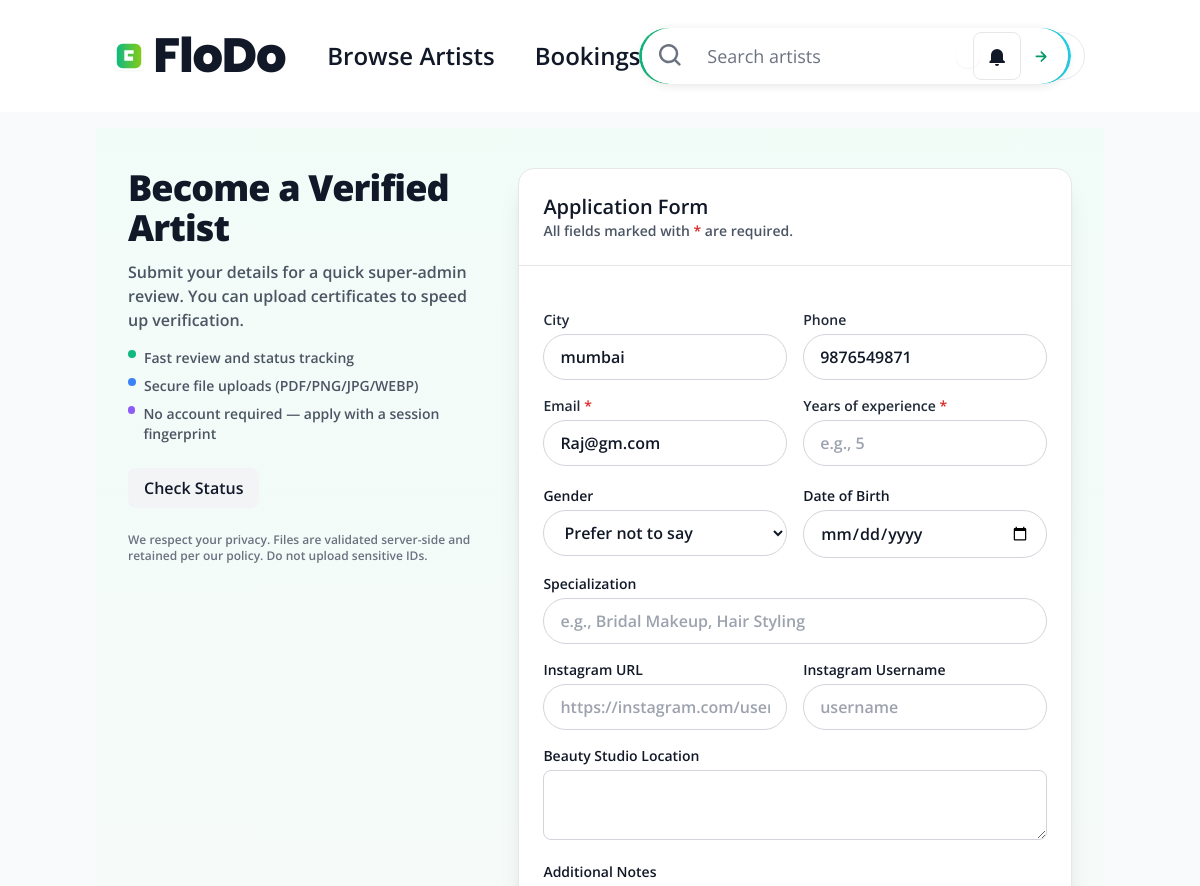
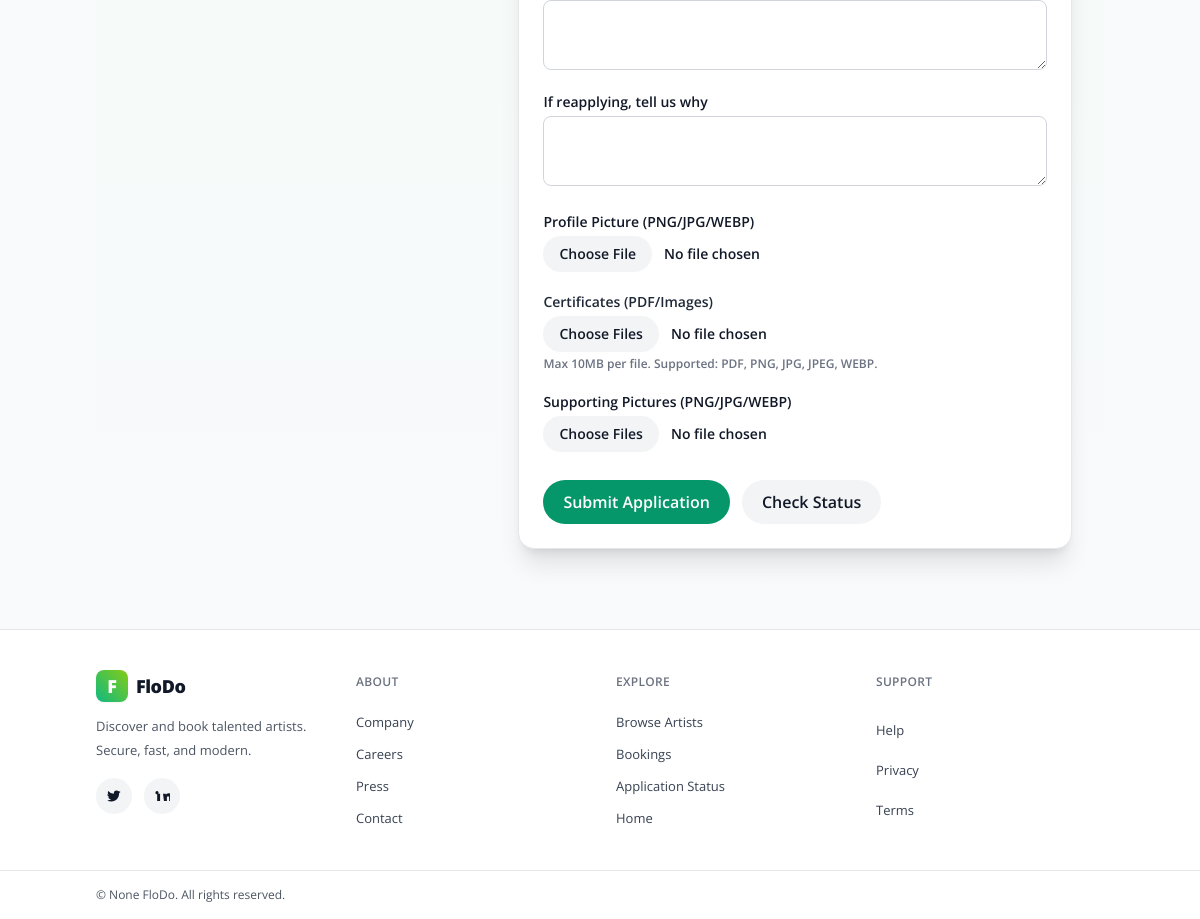
The page /portal/artist/apply/ (signed in) on the database its author committed (2 pictures, top to bottom).
### apps/dashboard/models.py (models this page shows, shortened)
class Client(models.Model):
    client_id = models.UUIDField(primary_key=True, default=uuid.uuid4, editable=False)
    full_name = models.CharField(max_length=255)
    phone = models.CharField(max_length=32, unique=True)
    email = models.EmailField(max_length=255, unique=True, null=True, blank=True)
    password = models.CharField(max_length=128)  # store Django hashed password
    location = models.CharField(max_length=255, null=True, blank=True)
    STATUS_CHOICES = (("Active", "Active"), ("Inactive", "Inactive"))
    status = models.CharField(max_length=8, choices=STATUS_CHOICES, default="Active")
    active_session_key = models.CharField(max_length=64, null=True, blank=True)  # Added
    allow_reapply = models.BooleanField(default=False)
    created_at = models.DateTimeField(auto_now_add=True)
    updated_at = models.DateTimeField(auto_now=True)
    class Meta:
        db_table = "dashboard_client"
        indexes = [
            models.Index(fields=["phone"]),
            models.Index(fields=["email"]),
        ]

### apps/client_portal/views.py (the view, shortened to what this page needs)
# urls.py: path("artist/apply/", views.artist_apply, name="artist_apply"),
def artist_apply(request: HttpRequest) -> HttpResponse:
    if not _current_client(request):
        return redirect("client_portal:client_auth")
    fp = _visitor_fp(request)
    if dm.Table3.objects.filter(name=fp).exists():
        return redirect("client_portal:artist_dashboard")
    can_apply = _can_current_client_apply(request)
    if request.method == "GET" and not can_apply:
        messages.info(request, "Your previous application is under review or complete. You cannot reapply unless approved by admin.")
        return redirect("client_portal:artist_application_status")
    initial = {}
    try:
        cli = _current_client(request)
        if cli:
            initial = {
                "email": getattr(cli, "email", "") or "",
                "phone": getattr(cli, "phone", "") or "",
                "city": getattr(cli, "location", "") or "",
            }
    except Exception:
        initial = {}
    return render(request, "client_portal/artist_apply.html", {"initial": initial})

### apps/client_portal/views.py (called while the page is built)
def _visitor_fp(request: HttpRequest) -> str:
    try:
        if not request.session.session_key:
            request.session.save()
        return f"anon-{request.session.session_key}"
    except Exception:
        return "anon-unknown"

def _client_auth_enabled() -> bool:
    return getattr(settings, "FEATURE_CLIENT_AUTH", False)

def _require_client_auth_enabled():
    if not _client_auth_enabled():
        raise Http404()

def _current_client(request: HttpRequest):
    cid = request.session.get("client_id")
    if not cid:
        return None
    try:
        return dm.Client.objects.only("client_id", "full_name").get(client_id=cid)
    except dm.Client.DoesNotExist:
        return None

### templates/client_portal/artist_apply.html (shortened to what this page needs)
{% extends "client_portal/base.html" %}
{% block content %}
<section class="relative overflow-hidden font-semibold">
  <div class="relative max-w-5xl mx-auto px-4 sm:px-6 lg:px-8 py-6 md:py-10">
    <div class="grid md:grid-cols-5 gap-8 items-start">
      <div class="md:col-span-2 order-2 md:order-1">
        <h1 class="text-3xl md:text-4xl font-extrabold tracking-tight">Become a Verified Artist</h1>
        <p class="mt-3 text-gray-600 dark:text-gray-300">Submit your details for a quick super-admin review. You can upload certificates to speed up verification.</p>
        <ul class="mt-4 space-y-2 text-sm text-gray-600 dark:text-gray-300">
          <li class="flex items-start gap-2"><span class="mt-0.5 inline-block h-2 w-2 rounded-full bg-emerald-500"></span><span>Fast review and status tracking</span></li>
          <li class="flex items-start gap-2"><span class="mt-0.5 inline-block h-2 w-2 rounded-full bg-blue-500"></span><span>Secure file uploads (PDF/PNG/JPG/WEBP)</span></li>
          <li class="flex items-start gap-2"><span class="mt-0.5 inline-block h-2 w-2 rounded-full bg-violet-500"></span><span>No account required — apply with a session fingerprint</span></li>
        </ul>
        <div class="mt-6 flex gap-3">
          <a href="{% url 'client_portal:artist_application_status' %}" class="inline-flex items-center gap-2 rounded-lg px-4 py-2 bg-gray-100 dark:bg-gray-800 hover:bg-gray-200 dark:hover:bg-gray-700">
            <span>Check Status</span>
          </a>
        </div>
        <p class="mt-6 text-xs text-gray-500">We respect your privacy. Files are validated server-side and retained per our policy. Do not upload sensitive IDs.</p>
      </div>
      <div class="md:col-span-3 order-1 md:order-2">
        <div class="bg-white dark:bg-[#1f1f1f] border border-gray-200 dark:border-[#2a2a2a] rounded-2xl shadow-xl text-gray-900 dark:text-[#e5e5e5]">
          <div class="border-b border-gray-200 dark:border-[#2a2a2a] p-4 md:p-6">
            <h2 class="text-xl font-semibold">Application Form</h2>
            <p class="text-sm text-gray-600 dark:text-gray-300">All fields marked with <span class="text-red-600">*</span> are required.</p>
          </div>
          <form method="post" enctype="multipart/form-data" class="p-4 md:p-6 space-y-5" aria-describedby="apply-help">
            <div class="grid md:grid-cols-2 gap-4">
              <div>
                <label class="block text-sm text-gray-800 dark:text-[#e5e5e5]" for="city">City</label>
                <input id="city" name="city" value="{{ initial.city }}" autocomplete="address-level2" class="mt-1 w-full border rounded-full px-4 py-2.5 bg-white dark:bg-[#222222] border-gray-300 dark:border-[#333333] text-gray-900 dark:text-[#eaeaea] focus:outline-none focus:ring-2 focus:ring-emerald-500/60" placeholder="City" />
              </div>
              <div>
                <label class="block text-sm text-gray-800 dark:text-[#e5e5e5]" for="phone">Phone</label>
                <input id="phone" name="phone" value="{{ initial.phone }}" inputmode="tel" autocomplete="tel" class="mt-1 w-full border rounded-full px-4 py-2.5 bg-white dark:bg-[#222222] border-gray-300 dark:border-[#333333] text-gray-900 dark:text-[#eaeaea] focus:outline-none focus:ring-2 focus:ring-emerald-500/60" placeholder="Phone" />
              </div>
              <div class="md:col-span-1">
                <label class="block text-sm text-gray-800 dark:text-[#e5e5e5]" for="email">Email <span class="text-red-600">*</span></label>
                <input id="email" type="email" name="email" value="{{ initial.email }}" required autocomplete="email" class="mt-1 w-full border rounded-full px-4 py-2.5 bg-white dark:bg-[#222222] border-gray-300 dark:border-[#333333] text-gray-900 dark:text-[#eaeaea] focus:outline-none focus:ring-2 focus:ring-emerald-500/60" placeholder="you@example.com" />
              </div>
              <div class="md:col-span-1">
                <label class="block text-sm text-gray-800 dark:text-[#e5e5e5]" for="years_experience">Years of experience <span class="text-red-600">*</span></label>
                <input id="years_experience" type="number" min="0" max="80" name="years_experience" required class="mt-1 w-full border rounded-full px-4 py-2.5 bg-white dark:bg-[#222222] border-gray-300 dark:border-[#333333] text-gray-900 dark:text-[#eaeaea] focus:outline-none focus:ring-2 focus:ring-emerald-500/60" placeholder="e.g., 5" />
              </div>
            </div>
            <div class="grid md:grid-cols-2 gap-4">
              <div>
                <label class="block text-sm" for="gender">Gender</label>
                <select id="gender" name="gender" class="mt-1 w-full border rounded-full px-4 py-2.5 bg-white dark:bg-[#222222] border-gray-300 dark:border-[#333333]">
                  <option value="">Prefer not to say</option>
                </select>
              </div>
              <div>
                <label class="block text-sm" for="dob">Date of Birth</label>
                <input id="dob" type="date" name="dob" class="mt-1 w-full border rounded-full px-4 py-2.5 bg-white dark:bg-[#222222] border-gray-300 dark:border-[#333333]" />
              </div>
              <div class="md:col-span-2">
                <label class="block text-sm" for="specialization">Specialization</label>
                <input id="specialization" name="specialization" class="mt-1 w-full border rounded-full px-4 py-2.5 bg-white dark:bg-[#222222] border-gray-300 dark:border-[#333333]" placeholder="e.g., Bridal Makeup, Hair Styling" />
              </div>
              <div>
                <label class="block text-sm" for="instagram_url">Instagram URL</label>
                <input id="instagram_url" type="url" name="instagram_url" class="mt-1 w-full border rounded-full px-4 py-2.5 bg-white dark:bg-[#222222] border-gray-300 dark:border-[#333333]" placeholder="https://instagram.com/username" />
              </div>
              <div>
                <label class="block text-sm" for="instagram_username">Instagram Username</label>
                <input id="instagram_username" name="instagram_username" class="mt-1 w-full border rounded-full px-4 py-2.5 bg-white dark:bg-[#222222] border-gray-300 dark:border-[#333333]" placeholder="username" />
              </div>
              <div class="md:col-span-2">
                <label class="block text-sm" for="beauty_studio_location">Beauty Studio Location</label>
                <textarea id="beauty_studio_location" name="beauty_studio_location" rows="2" class="mt-1 w-full border rounded-lg px-4 py-2.5 bg-white dark:bg-[#222222] border-gray-300 dark:border-[#333333]"></textarea>
              </div>
              <div class="md:col-span-2">
                <label class="block text-sm" for="additional_notes">Additional Notes</label>
                <textarea id="additional_notes" name="additional_notes" rows="2" class="mt-1 w-full border rounded-lg px-4 py-2.5 bg-white dark:bg-[#222222] border-gray-300 dark:border-[#333333]"></textarea>
              </div>
              <div class="md:col-span-2">
                <label class="block text-sm" for="reapply_reason">If reapplying, tell us why</label>
                <textarea id="reapply_reason" name="reapply_reason" rows="2" class="mt-1 w-full border rounded-lg px-4 py-2.5 bg-white dark:bg-[#222222] border-gray-300 dark:border-[#333333]"></textarea>
              </div>
            </div>
            <div>
              <label class="block text-sm" for="profile_picture">Profile Picture (PNG/JPG/WEBP)</label>
              <input id="profile_picture" type="file" name="profile_picture" accept=".png,.jpg,.jpeg,.webp" class="mt-1 w-full text-sm file:mr-3 file:px-4 file:py-2 file:rounded-full file:border-0 file:bg-gray-100 dark:file:bg-[#2a2a2a] file:text-gray-900 dark:file:text-[#e5e5e5]" />
            </div>
            <div>
              <label class="block text-sm text-gray-800 dark:text-[#e5e5e5]" for="certificates">Certificates (PDF/Images)</label>
              <input id="certificates" type="file" name="certificates" multiple accept=".pdf,.png,.jpg,.jpeg,.webp" class="mt-1 w-full text-sm file:mr-3 file:px-4 file:py-2 file:rounded-full file:border-0 file:bg-gray-100 dark:file:bg-[#2a2a2a] file:text-gray-900 dark:file:text-[#e5e5e5]" />
              <p class="mt-1 text-xs text-gray-500" id="apply-help">Max 10MB per file. Supported: PDF, PNG, JPG, JPEG, WEBP.</p>
            </div>
            <div>
              <label class="block text-sm" for="supporting_pictures">Supporting Pictures (PNG/JPG/WEBP)</label>
              <input id="supporting_pictures" type="file" name="supporting_pictures" multiple accept=".png,.jpg,.jpeg,.webp" class="mt-1 w-full text-sm file:mr-3 file:px-4 file:py-2 file:rounded-full file:border-0 file:bg-gray-100 dark:file:bg-[#2a2a2a] file:text-gray-900 dark:file:text-[#e5e5e5]" />
            </div>
            <div class="flex items-center gap-3 pt-2">
              <button class="px-5 py-2.5 rounded-full bg-emerald-600 text-white hover:bg-emerald-700 focus:outline-none focus:ring-2 focus:ring-emerald-400">Submit Application</button>
              <a href="{% url 'client_portal:artist_application_status' %}" class="px-5 py-2.5 rounded-full bg-gray-100 dark:bg-[#2a2a2a] hover:bg-gray-200 dark:hover:bg-[#333333] focus:outline-none focus:ring-2 focus:ring-gray-300">Check Status</a>
            </div>
          </form>
        </div>
      </div>
    </div>
  </div>
</section>
{% endblock %}
{% block scripts %}
  {% load static %}
{% endblock %}

### templates/client_portal/base.html (style rules this page uses)
html, body, button, input, select, textarea { font-family: 'Open Sans', ui-sans-serif, system-ui, -apple-system, Segoe UI, Roboto, Helvetica, Arial, 'Apple Color Emoji', 'Segoe UI Emoji', 'Segoe UI Symbol'; }

### rows shown on the page
Client: city "mumbai", phone "9876549871", email "Raj@gm.com"

### other values the page prints
{{ now|default:None }} "None"
